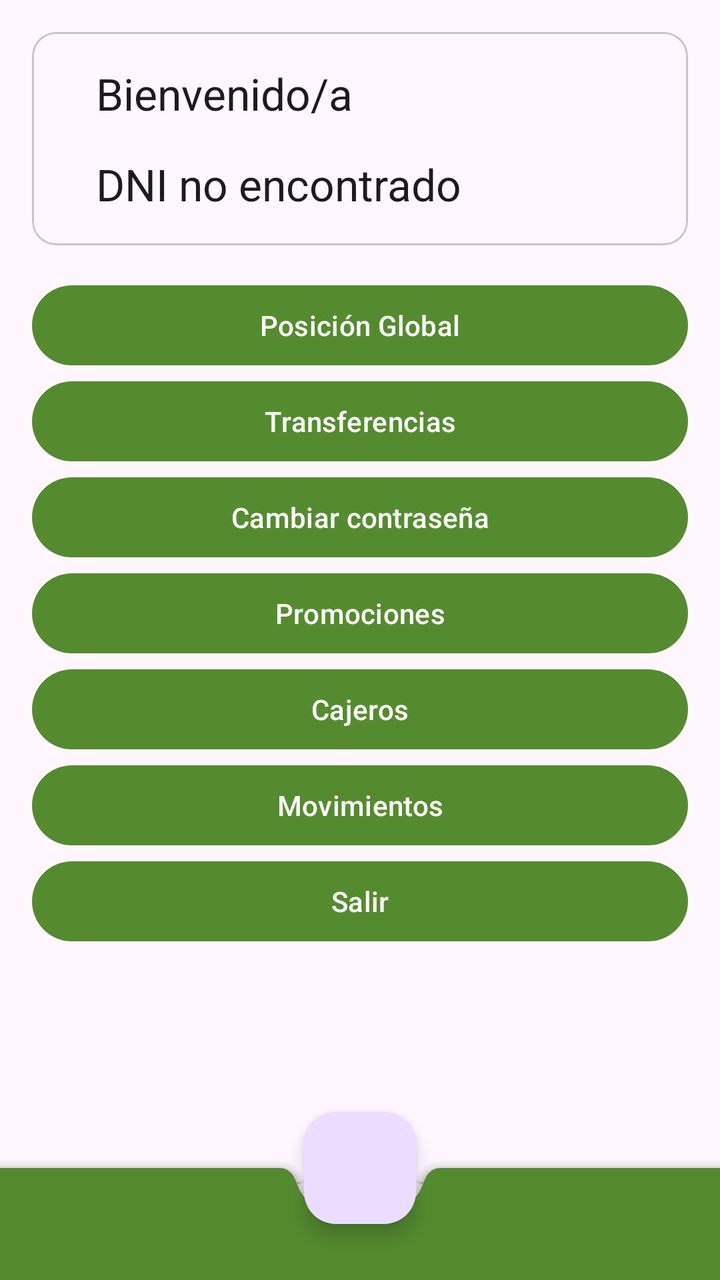
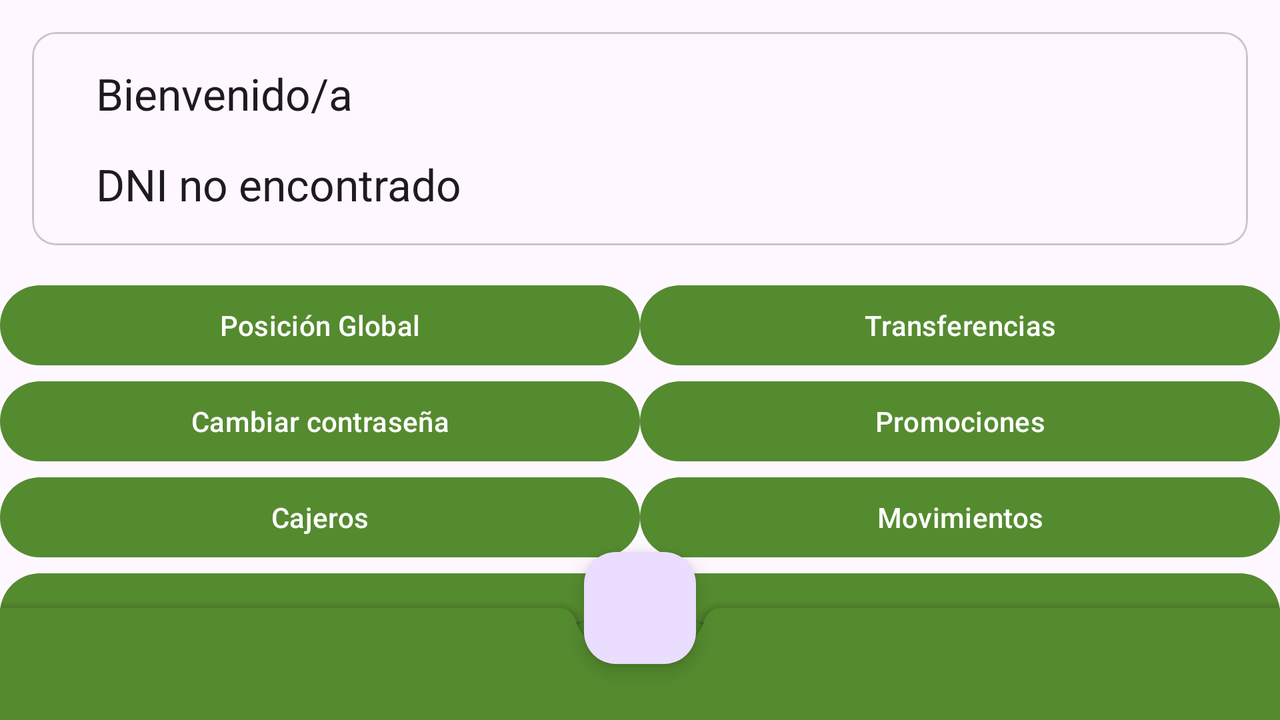

First picture: res/layout/ on a phone held upright. Second picture: the repository's own variant of that layout, on a device whose configuration matches the variant's folder. Source for both follows.
<!-- AndroidManifest.xml: application theme Theme.Bancopapesa -->
<!-- res/layout/fragment_main.xml -->
<?xml version="1.0" encoding="utf-8"?>
<FrameLayout xmlns:android="http://schemas.android.com/apk/res/android"
    xmlns:tools="http://schemas.android.com/tools"
    android:layout_width="match_parent"
    android:layout_height="match_parent"
    tools:context=".fragment.MainFragment">


    <androidx.coordinatorlayout.widget.CoordinatorLayout xmlns:app="http://schemas.android.com/apk/res-auto"
        android:layout_width="match_parent"
        android:layout_height="match_parent"
        tools:context=".activity.MainActivity">


        <LinearLayout
            android:layout_width="match_parent"
            android:layout_height="wrap_content"
            android:orientation="vertical">

            <com.google.android.material.card.MaterialCardView
                android:layout_width="match_parent"
                android:layout_height="wrap_content"
                android:layout_margin="@dimen/common_margin_default">
                <androidx.constraintlayout.widget.ConstraintLayout
                    android:padding="@dimen/common_margin_default"
                    android:layout_width="match_parent"
                    android:layout_height="wrap_content">

                    <com.google.android.material.imageview.ShapeableImageView
                        android:id="@+id/user_img"
                        android:layout_width="wrap_content"
                        android:layout_height="0dp"
                        android:src="@drawable/ic_person"
                        app:layout_constraintBottom_toBottomOf="parent"
                        app:layout_constraintStart_toStartOf="parent"
                        app:layout_constraintTop_toTopOf="parent"/>

                    <com.google.android.material.textview.MaterialTextView
                        android:id="@+id/mensaje_bienvenida"
                        android:layout_width="wrap_content"
                        android:layout_height="wrap_content"
                        android:text="@string/welcome_msg"
                        app:layout_constraintStart_toEndOf="@+id/user_img"
                        android:layout_marginStart="@dimen/common_margin_default"
                        app:layout_constraintTop_toTopOf="parent"
                        android:textAppearance="@style/TextAppearance.AppCompat.Large"/>

                    <com.google.android.material.textview.MaterialTextView
                        android:id="@+id/dniLabel"
                        android:layout_width="wrap_content"
                        android:layout_height="wrap_content"
                        android:text="@string/dni_no_encontrado"
                        app:layout_constraintStart_toEndOf="@+id/user_img"
                        app:layout_constraintTop_toBottomOf="@id/mensaje_bienvenida"

                        android:layout_margin="@dimen/common_margin_default"
                        android:textAppearance="@style/TextAppearance.AppCompat.Large"/>



                </androidx.constraintlayout.widget.ConstraintLayout>



            </com.google.android.material.card.MaterialCardView>

            <com.google.android.material.button.MaterialButton
                android:id="@+id/btn_pos_global"
                android:text="@string/posicion_global"
                style="@style/main_buttons" />

            <com.google.android.material.button.MaterialButton
                android:id="@+id/btn_transferencias"
                android:text="@string/transferencias"
                style="@style/main_buttons" />
            <com.google.android.material.button.MaterialButton
                android:id="@+id/btn_cambiar_contrasenya"
                android:text="@string/cambiar_contrasenya"
                style="@style/main_buttons" />
            <com.google.android.material.button.MaterialButton
                android:id="@+id/btn_promociones"
                android:text="@string/promociones"
                style="@style/main_buttons" />
            <com.google.android.material.button.MaterialButton
                android:id="@+id/btn_cajeros"
                android:text="@string/cajeros"
                style="@style/main_buttons"/>

            <com.google.android.material.button.MaterialButton
                android:id="@+id/btn_movimientos"
                android:text="@string/movimientos"
                style="@style/main_buttons"/>

            <com.google.android.material.button.MaterialButton
                android:id="@+id/btn_salir"
                android:text="@string/salir"
                style="@style/main_buttons"/>

        </LinearLayout>


        <com.google.android.material.bottomappbar.BottomAppBar
            android:id="@+id/bottom_bar"
            android:layout_width="match_parent"
            android:layout_height="wrap_content"
            android:layout_gravity="bottom"
            app:navigationIcon="@drawable/ic_menu"
            style="@style/Widget.MaterialComponents.BottomAppBar.Colored"
            app:hideOnScroll="true"/>

        <com.google.android.material.floatingactionbutton.FloatingActionButton
            android:layout_width="wrap_content"
            android:layout_height="wrap_content"
            app:layout_anchor="@id/bottom_bar"
            android:src="@drawable/ic_bank"
            android:contentDescription="@string/bank"/>

    </androidx.coordinatorlayout.widget.CoordinatorLayout>

</FrameLayout>
<!-- resources referenced by this layout -->
<resources>
  <dimen name="common_margin_default">16dp</dimen>
  <string name="bank">banco</string>
  <string name="cajeros">Cajeros</string>
  <string name="cambiar_contrasenya">Cambiar contraseña</string>
  <string name="dni_no_encontrado">DNI no encontrado</string>
  <string name="movimientos">Movimientos</string>
  <string name="posicion_global">Posición Global</string>
  <string name="promociones">Promociones</string>
  <string name="salir">Salir</string>
  <string name="transferencias">Transferencias</string>
  <string name="welcome_msg">Bienvenido/a</string>
  <!-- from res/values-v26/ -->
  <style name="main_buttons">
          <item name="android:layout_width">match_parent</item>
          <item name="android:layout_height">wrap_content</item>
          <item name="android:layout_weight">1</item>
          <item name="android:layout_marginHorizontal">@dimen/common_margin_default</item>
      </style>
  <style name="Theme.Bancopapesa" parent="Base.Theme.Bancopapesa" />
  <style name="Base.Theme.Bancopapesa" parent="Theme.Material3.DayNight.NoActionBar">
          
          <item name="colorPrimary">@color/color_principal</item>
          <item name="android:statusBarColor">@android:color/transparent</item>
          <item name="android:windowDrawsSystemBarBackgrounds">true</item>
      </style>
  <color name="color_principal">#558B2F</color>
</resources>
<!-- res/layout-land/fragment_main.xml (the repository's variant of the layout above) -->
<!-- drawn on the phone turned sideways -->
<?xml version="1.0" encoding="utf-8"?>
<androidx.coordinatorlayout.widget.CoordinatorLayout xmlns:android="http://schemas.android.com/apk/res/android"
    xmlns:app="http://schemas.android.com/apk/res-auto"
    xmlns:tools="http://schemas.android.com/tools"
    android:layout_width="match_parent"
    android:layout_height="match_parent"
    tools:context=".activity.MainActivity">


    <LinearLayout
        android:layout_width="match_parent"
        android:layout_height="wrap_content"
        android:orientation="vertical">

        <com.google.android.material.card.MaterialCardView
            android:layout_width="match_parent"
            android:layout_height="wrap_content"
            android:layout_margin="@dimen/common_margin_default">
            <androidx.constraintlayout.widget.ConstraintLayout
                android:padding="@dimen/common_margin_default"
                android:layout_width="match_parent"
                android:layout_height="wrap_content">

                <com.google.android.material.imageview.ShapeableImageView
                    android:id="@+id/user_img"
                    android:layout_width="wrap_content"
                    android:layout_height="0dp"
                    android:src="@drawable/ic_person"
                    app:layout_constraintBottom_toBottomOf="parent"
                    app:layout_constraintStart_toStartOf="parent"
                    app:layout_constraintTop_toTopOf="parent"/>

                <com.google.android.material.textview.MaterialTextView
                    android:id="@+id/mensaje_bienvenida"
                    android:layout_width="wrap_content"
                    android:layout_height="wrap_content"
                    android:text="@string/welcome_msg"
                    app:layout_constraintStart_toEndOf="@+id/user_img"
                    android:layout_marginStart="@dimen/common_margin_default"
                    app:layout_constraintTop_toTopOf="parent"
                    android:textAppearance="@style/TextAppearance.AppCompat.Large"/>

                <com.google.android.material.textview.MaterialTextView
                    android:id="@+id/dniLabel"
                    android:layout_width="wrap_content"
                    android:layout_height="wrap_content"
                    android:text="@string/dni_no_encontrado"
                    app:layout_constraintStart_toEndOf="@+id/user_img"
                    app:layout_constraintTop_toBottomOf="@id/mensaje_bienvenida"

                    android:layout_margin="@dimen/common_margin_default"
                    android:textAppearance="@style/TextAppearance.AppCompat.Large"/>



            </androidx.constraintlayout.widget.ConstraintLayout>



        </com.google.android.material.card.MaterialCardView>






        <LinearLayout
            android:orientation="horizontal"
            android:layout_width="match_parent"
            android:layout_height="match_parent">

            <LinearLayout
                android:layout_width="match_parent"
                android:layout_height="wrap_content"
                android:orientation="vertical"
                android:layout_weight="1">
                <com.google.android.material.button.MaterialButton
                    android:id="@+id/btn_pos_global"
                    android:text="@string/posicion_global"
                    android:layout_width="match_parent"
                    android:layout_height="wrap_content"
                    android:layout_weight="1"/>
                <com.google.android.material.button.MaterialButton
                    android:id="@+id/btn_cambiar_contraseña"
                    android:text="@string/cambiar_contrasenya"
                    android:layout_width="match_parent"
                    android:layout_height="wrap_content"
                    android:layout_weight="1"/>
                <com.google.android.material.button.MaterialButton
                    android:id="@+id/btn_cajeros"
                    android:text="@string/cajeros"
                    android:layout_width="match_parent"
                    android:layout_height="wrap_content"
                    android:layout_weight="1"/>

            </LinearLayout>

            <LinearLayout
                android:layout_width="match_parent"
                android:layout_height="wrap_content"
                android:orientation="vertical"
                android:layout_weight="1">

                <com.google.android.material.button.MaterialButton
                    android:id="@+id/btn_transferencias"
                    android:text="@string/transferencias"
                    android:layout_width="match_parent"
                    android:layout_height="wrap_content"/>

                <com.google.android.material.button.MaterialButton
                    android:id="@+id/btn_promociones"
                    android:text="@string/promociones"
                    android:layout_width="match_parent"
                    android:layout_height="wrap_content"/>

                <com.google.android.material.button.MaterialButton
                    android:id="@+id/btn_movimientos"
                    android:text="@string/movimientos"
                    android:layout_width="match_parent"
                    android:layout_height="wrap_content" />

            </LinearLayout>


        </LinearLayout>
        <com.google.android.material.button.MaterialButton
            android:id="@+id/btn_salir"
            android:text="@string/salir"
            android:layout_width="match_parent"
            android:layout_height="wrap_content"/>

    </LinearLayout>


    <com.google.android.material.bottomappbar.BottomAppBar
        android:id="@+id/bottom_bar"
        android:layout_width="match_parent"
        android:layout_height="wrap_content"
        android:layout_gravity="bottom"
        app:navigationIcon="@drawable/ic_menu"
        style="@style/Widget.MaterialComponents.BottomAppBar.Colored"
        app:hideOnScroll="true"/>

    <com.google.android.material.floatingactionbutton.FloatingActionButton
        android:layout_width="wrap_content"
        android:layout_height="wrap_content"
        app:layout_anchor="@id/bottom_bar"
        android:src="@drawable/ic_bank"
        android:contentDescription="@string/bank"/>

</androidx.coordinatorlayout.widget.CoordinatorLayout>
<!-- resources referenced by the variant -->
<!-- as the phone turned sideways resolves them -->
<resources>
  <dimen name="common_margin_default">16dp</dimen>
  <string name="bank">banco</string>
  <string name="cajeros">Cajeros</string>
  <string name="cambiar_contrasenya">Cambiar contraseña</string>
  <string name="dni_no_encontrado">DNI no encontrado</string>
  <string name="movimientos">Movimientos</string>
  <string name="posicion_global">Posición Global</string>
  <string name="promociones">Promociones</string>
  <string name="salir">Salir</string>
  <string name="transferencias">Transferencias</string>
  <string name="welcome_msg">Bienvenido/a</string>
  <style name="Theme.Bancopapesa" parent="Base.Theme.Bancopapesa" />
  <style name="Base.Theme.Bancopapesa" parent="Theme.Material3.DayNight.NoActionBar">
          
          <item name="colorPrimary">@color/color_principal</item>
          <item name="android:statusBarColor">@android:color/transparent</item>
          <item name="android:windowDrawsSystemBarBackgrounds">true</item>
      </style>
  <color name="color_principal">#558B2F</color>
</resources>
